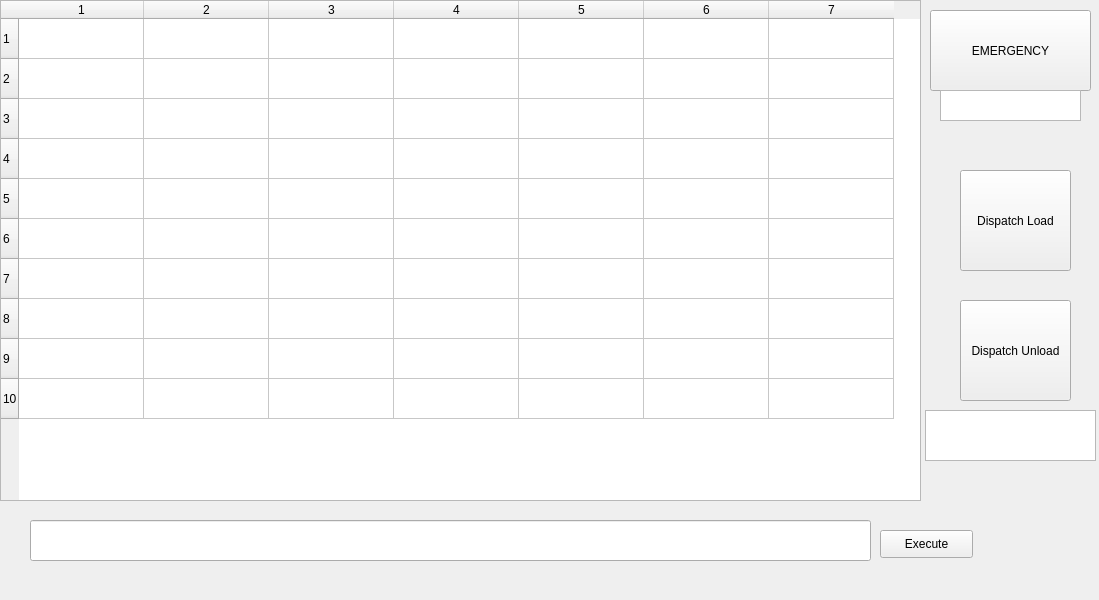
<?xml version="1.0" encoding="UTF-8"?>
<ui version="4.0">
 <class>MainWindow</class>
 <widget class="QMainWindow" name="MainWindow">
  <property name="geometry">
   <rect>
    <x>0</x>
    <y>0</y>
    <width>1099</width>
    <height>600</height>
   </rect>
  </property>
  <property name="windowTitle">
   <string>MainWindow</string>
  </property>
  <widget class="QWidget" name="centralwidget">
   <widget class="QTableWidget" name="table">
    <property name="geometry">
     <rect>
      <x>0</x>
      <y>0</y>
      <width>921</width>
      <height>501</height>
     </rect>
    </property>
    <property name="minimumSize">
     <size>
      <width>0</width>
      <height>0</height>
     </size>
    </property>
    <property name="lineWidth">
     <number>1</number>
    </property>
    <property name="iconSize">
     <size>
      <width>0</width>
      <height>0</height>
     </size>
    </property>
    <property name="showGrid">
     <bool>true</bool>
    </property>
    <property name="cornerButtonEnabled">
     <bool>true</bool>
    </property>
    <property name="rowCount">
     <number>10</number>
    </property>
    <property name="columnCount">
     <number>7</number>
    </property>
    <attribute name="horizontalHeaderDefaultSectionSize">
     <number>125</number>
    </attribute>
    <attribute name="horizontalHeaderMinimumSectionSize">
     <number>30</number>
    </attribute>
    <attribute name="verticalHeaderCascadingSectionResizes">
     <bool>true</bool>
    </attribute>
    <attribute name="verticalHeaderDefaultSectionSize">
     <number>40</number>
    </attribute>
    <row/>
    <row/>
    <row/>
    <row/>
    <row/>
    <row/>
    <row/>
    <row/>
    <row/>
    <row/>
    <column/>
    <column/>
    <column/>
    <column/>
    <column/>
    <column/>
    <column/>
   </widget>
   <widget class="QLineEdit" name="command">
    <property name="geometry">
     <rect>
      <x>30</x>
      <y>520</y>
      <width>841</width>
      <height>41</height>
     </rect>
    </property>
    <property name="text">
     <string/>
    </property>
   </widget>
   <widget class="QPushButton" name="execute">
    <property name="geometry">
     <rect>
      <x>880</x>
      <y>530</y>
      <width>93</width>
      <height>28</height>
     </rect>
    </property>
    <property name="text">
     <string>Execute</string>
    </property>
   </widget>
   <widget class="QPushButton" name="load">
    <property name="geometry">
     <rect>
      <x>960</x>
      <y>170</y>
      <width>111</width>
      <height>101</height>
     </rect>
    </property>
    <property name="text">
     <string>Dispatch Load</string>
    </property>
   </widget>
   <widget class="QPushButton" name="unload">
    <property name="geometry">
     <rect>
      <x>960</x>
      <y>300</y>
      <width>111</width>
      <height>101</height>
     </rect>
    </property>
    <property name="text">
     <string>Dispatch Unload</string>
    </property>
   </widget>
   <widget class="QPushButton" name="estop">
    <property name="geometry">
     <rect>
      <x>930</x>
      <y>10</y>
      <width>161</width>
      <height>81</height>
     </rect>
    </property>
    <property name="text">
     <string>EMERGENCY</string>
    </property>
   </widget>
   <widget class="QTextBrowser" name="ErrorDisplay">
    <property name="geometry">
     <rect>
      <x>925</x>
      <y>410</y>
      <width>171</width>
      <height>51</height>
     </rect>
    </property>
   </widget>
   <widget class="QTextBrowser" name="estop_notice">
    <property name="geometry">
     <rect>
      <x>940</x>
      <y>90</y>
      <width>141</width>
      <height>31</height>
     </rect>
    </property>
   </widget>
  </widget>
 </widget>
 <resources/>
 <connections/>
</ui>
